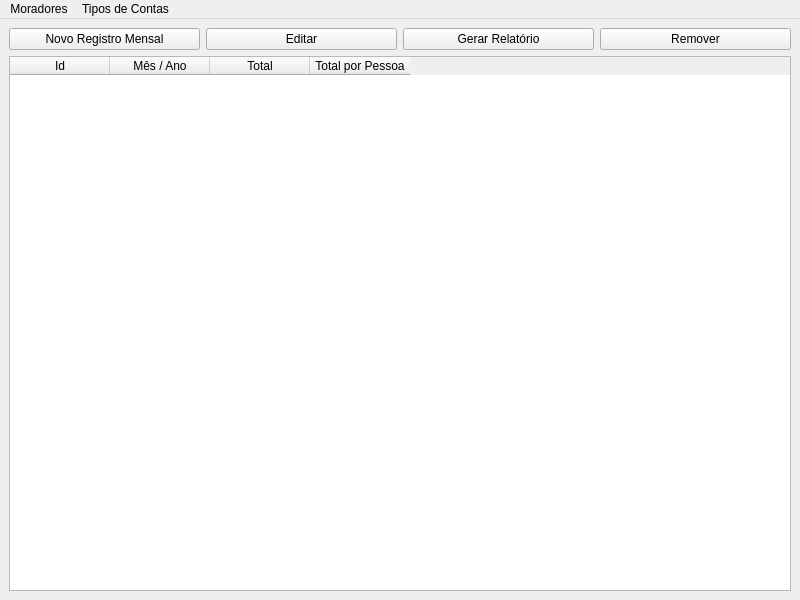
<?xml version="1.0" encoding="UTF-8"?>
<ui version="4.0">
 <class>MainWindow</class>
 <widget class="QMainWindow" name="MainWindow">
  <property name="geometry">
   <rect>
    <x>0</x>
    <y>0</y>
    <width>800</width>
    <height>600</height>
   </rect>
  </property>
  <property name="windowTitle">
   <string>Divisor de Contas</string>
  </property>
  <property name="windowIcon">
   <iconset resource="Image.qrc">
    <normaloff>:/icons/img/svg/home.svg</normaloff>:/icons/img/svg/home.svg</iconset>
  </property>
  <widget class="QWidget" name="centralwidget">
   <layout class="QVBoxLayout" name="verticalLayout">
    <item>
     <layout class="QHBoxLayout" name="horizontalLayout">
      <item>
       <widget class="QPushButton" name="novoRegistro">
        <property name="text">
         <string>Novo Registro Mensal</string>
        </property>
        <property name="icon">
         <iconset resource="Image.qrc">
          <normaloff>:/icons/img/svg/add_row.svg</normaloff>:/icons/img/svg/add_row.svg</iconset>
        </property>
       </widget>
      </item>
      <item>
       <widget class="QPushButton" name="editarRegistro">
        <property name="text">
         <string>Editar</string>
        </property>
        <property name="icon">
         <iconset resource="Image.qrc">
          <normaloff>:/icons/img/svg/edit_image.svg</normaloff>:/icons/img/svg/edit_image.svg</iconset>
        </property>
       </widget>
      </item>
      <item>
       <widget class="QPushButton" name="gerarRelatorio">
        <property name="text">
         <string>Gerar Relatório</string>
        </property>
        <property name="icon">
         <iconset resource="Image.qrc">
          <normaloff>:/icons/img/svg/neutral_trading.svg</normaloff>:/icons/img/svg/neutral_trading.svg</iconset>
        </property>
       </widget>
      </item>
      <item>
       <widget class="QPushButton" name="removerRegistro">
        <property name="text">
         <string>Remover</string>
        </property>
        <property name="icon">
         <iconset resource="Image.qrc">
          <normaloff>:/icons/img/svg/remove_image.svg</normaloff>:/icons/img/svg/remove_image.svg</iconset>
        </property>
       </widget>
      </item>
     </layout>
    </item>
    <item>
     <widget class="QTableWidget" name="registrosMensais">
      <column>
       <property name="text">
        <string>Id</string>
       </property>
      </column>
      <column>
       <property name="text">
        <string>Mês / Ano</string>
       </property>
      </column>
      <column>
       <property name="text">
        <string>Total</string>
       </property>
      </column>
      <column>
       <property name="text">
        <string>Total por Pessoa</string>
       </property>
      </column>
     </widget>
    </item>
   </layout>
  </widget>
  <widget class="QMenuBar" name="menubar">
   <property name="geometry">
    <rect>
     <x>0</x>
     <y>0</y>
     <width>800</width>
     <height>21</height>
    </rect>
   </property>
   <widget class="QMenu" name="menuMoradores">
    <property name="title">
     <string>Moradores</string>
    </property>
    <addaction name="addMorador"/>
    <addaction name="listarMoradores"/>
   </widget>
   <widget class="QMenu" name="menuTipoContas">
    <property name="title">
     <string>Tipos de Contas</string>
    </property>
    <addaction name="addTipoConta"/>
    <addaction name="listarTipoConta"/>
   </widget>
   <addaction name="menuMoradores"/>
   <addaction name="menuTipoContas"/>
  </widget>
  <action name="listarMoradores">
   <property name="icon">
    <iconset resource="Image.qrc">
     <normaloff>:/icons/img/svg/list.svg</normaloff>:/icons/img/svg/list.svg</iconset>
   </property>
   <property name="text">
    <string>Listar</string>
   </property>
  </action>
  <action name="addMorador">
   <property name="icon">
    <iconset resource="Image.qrc">
     <normaloff>:/icons/img/svg/add_database.svg</normaloff>:/icons/img/svg/add_database.svg</iconset>
   </property>
   <property name="text">
    <string>Adicionar</string>
   </property>
  </action>
  <action name="listarTipoConta">
   <property name="icon">
    <iconset resource="Image.qrc">
     <normaloff>:/icons/img/svg/list.svg</normaloff>:/icons/img/svg/list.svg</iconset>
   </property>
   <property name="text">
    <string>Listar</string>
   </property>
  </action>
  <action name="addTipoConta">
   <property name="icon">
    <iconset resource="Image.qrc">
     <normaloff>:/icons/img/svg/add_database.svg</normaloff>:/icons/img/svg/add_database.svg</iconset>
   </property>
   <property name="text">
    <string>Adicionar</string>
   </property>
  </action>
 </widget>
 <resources>
  <include location="Image.qrc"/>
 </resources>
 <connections/>
</ui>
